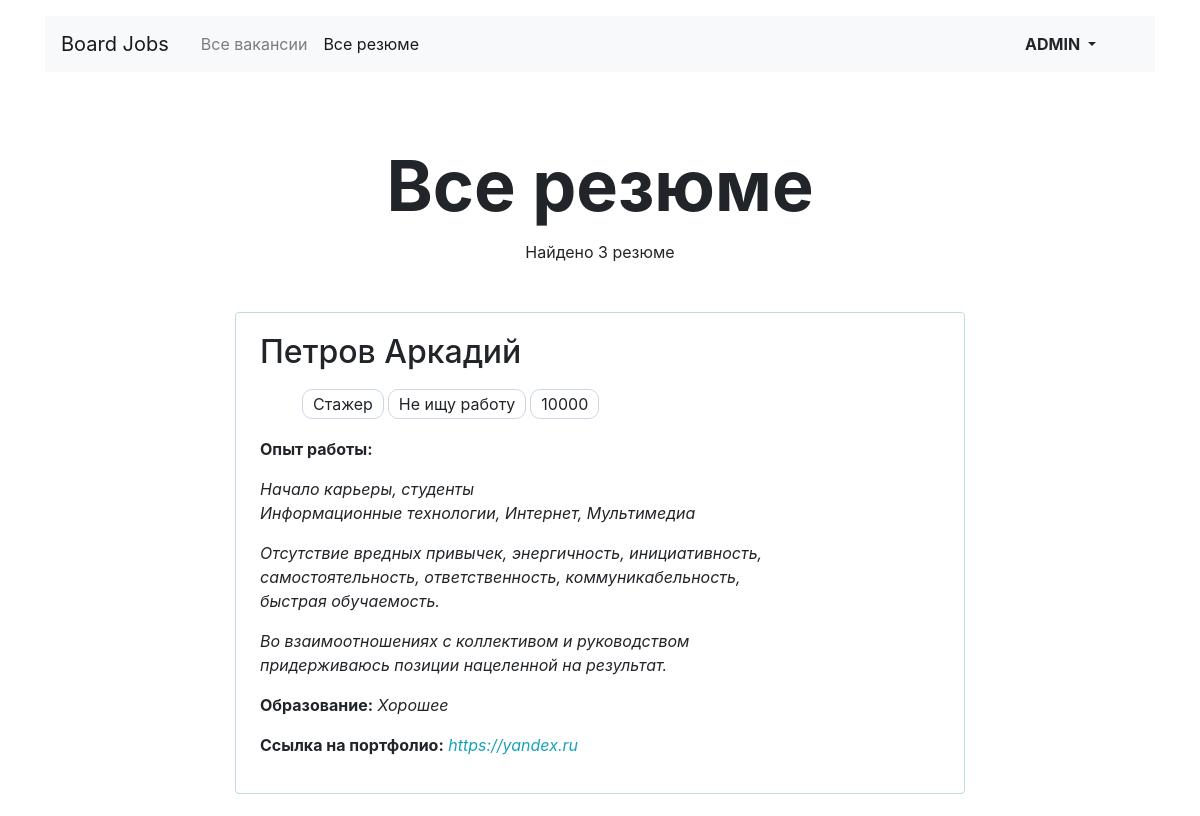
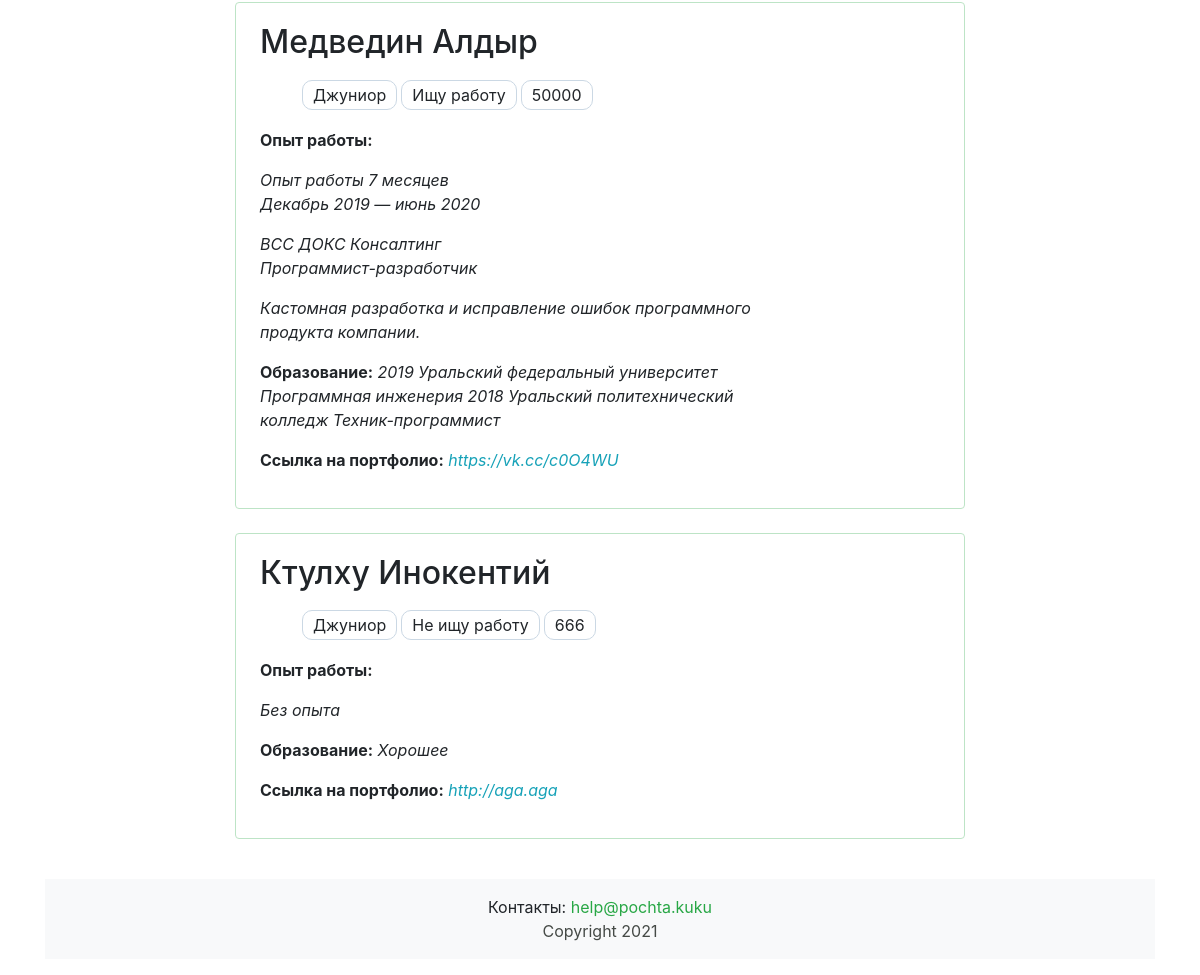
Screenshot of /resumes (signed in) with the database file from the repository (2 pictures, top to bottom).
### vacancies/models.py (models this page shows, shortened)
class Resume(models.Model):
    CHOICES_STATUS = (
        ('1', 'Не ищу работу'),
        ('2', 'Рассматриваю предложения'),
        ('3', 'Ищу работу'),
    )
    CHOICES_GRADE = (
        ('1', 'Стажер'),
        ('2', 'Джуниор'),
        ('3', 'Миддл'),
        ('4', 'Синьор'),
        ('5', 'Лид'),
    )
    user = models.OneToOneField(User, on_delete=models.CASCADE, related_name="resumes")
    name = models.CharField("имя", max_length=15)
    surname = models.CharField("фамилия", max_length=30)
    status = models.CharField("готовность к работе", max_length=10, choices=CHOICES_STATUS)
    specialty = models.ForeignKey(Specialty, on_delete=models.CASCADE, max_length=30, verbose_name="специализация")
    salary = models.IntegerField("ожидаемое вознаграждение")
    grade = models.CharField("квалификация", max_length=10, choices=CHOICES_GRADE)
    education = models.TextField("образование", max_length=1000)
    experience = models.TextField("опыт работы", max_length=1000)
    portfolio = models.URLField("ссылка на портфолио", max_length=100)
    def status_verbose(self):
        return dict(Resume.CHOICES_STATUS)[self.status]
    def grade_verbose(self):
        return dict(Resume.CHOICES_GRADE)[self.grade]
    class Meta:
        verbose_name = "резюме"
        verbose_name_plural = "резюме"
        ordering = ['id']

### vacancies/views.py (the view)
# urls.py: path('resumes', ResumesView.as_view(), name='resumes'),  # все резюме
class ResumesView(ListView):
    template_name = 'vacancies/resumes.html'
    model = Resume
    context_object_name = 'resumes'
    paginate_by = 3
    def get(self, request, *args, **kwargs):
        try:
            Company.objects.get(owner_id=request.user.id)
        except Company.DoesNotExist:
            return redirect('resumes_access')
        else:
            return super().get(request, *args, **kwargs)
    def get_queryset(self, **kwargs):
        return self.model.objects.all()
    def get_context_data(self, **kwargs):
        context = super(ResumesView, self).get_context_data(**kwargs)
        context['resumes_count'] = Resume.objects.count()
        return context

### vacancies/templatetags/my_filters.py (called while the page is built)
@register.filter()
def list_li(tags_str):
    tags_str = str(tags_str)
    tags_str = tags_str.split(',')
    tags = '</li><li>'.join(tags_str)
    return f'<li>{tags}</li>'

### vacancies/templates/vacancies/resumes.html (shortened to what this page needs)
{% extends 'vacancies/base.html' %}
{% load bootstrap_pagination %}
{% load my_filters %}
{% block container %}
    <main class="container mt-3">
        <section>
            <h1 class="h1 text-center mx-auto mt-4 pt-5" style="font-size: 70px;"><strong>
                Все резюме</strong>
            </h1>
            <p class="text-center pt-1">Найдено {{ resumes_count }} резюме</p>
            <div class="row mt-5">
                <div class="col-12 col-lg-8 offset-lg-2 m-auto">
                    {% for resume in resumes %}
                        <div class="card mb-4">
                            <div class="card-body px-4">
                                <div class="row">
                                    <div class="col-12 col-md-8 col-lg-9">
                                        <h2 class="h2-name h2 pb-2">{{ resume.surname }} {{ resume.name }}</h2>
                                        <ul class="ul_skills">
                                        {{ resume.grade_verbose|list_li|safe|escape }}
                                        {{ resume.status_verbose|list_li|safe|escape }}
                                        {{ resume.salary|list_li|safe|escape }}</ul>
                                        <p><strong>Опыт работы:</strong> <em>{{ resume.experience|linebreaks }}</em></p>
                                        <p><strong>Образование:</strong> <em>{{ resume.education|truncatechars:150|striptags }}</em>
                                        </p>
                                        <p><strong>Ссылка на портфолио:</strong> <em><a href="{{ resume.portfolio }}" class="text-info"
                                                                       target="_blank">{{ resume.portfolio }}</a></em>
                                        </p>
                                    </div>
                                </div>
                            </div>
                        </div>
                    {% endfor %}
                </div>
            </div>
        </section>
    </main>
{% endblock %}

### vacancies/templates/vacancies/base.html (shortened to what this page needs)
<!DOCTYPE html>
{% load static %}
<html lang="ru">
<head>
    <link rel="stylesheet" href="https://stackpath.bootstrapcdn.com/bootstrap/4.3.1/css/bootstrap.min.css"
>
    <link rel="stylesheet" type="text/css" href="{% static 'css/style_vacancy.css' %}">
</head>
<body>
<header class="container mt-3">
    <nav class="navbar navbar-expand-lg navbar-light bg-light">
        <a class="navbar-brand mr-4" href="{% if request.path == '/' %}#{% else %}/{% endif %}">Board Jobs</a>
        <div class="collapse navbar-collapse justify-content-between" id="navbarNav">
            <ul class="navbar-nav col-10">
                <li class="nav-item">
                    {% if request.path == '/vacancies' %}
                        <a class="nav-link active" href="#">Все вакансии</a>
                    {% else %}
                        <a class="nav-link" href="{% url 'vacancies' %}">Все вакансии</a>
                    {% endif %}
                </li>
                <li class="nav-item">
                    {% if 'resumes' in request.path %}
                        <a class="nav-link active" href="#">Все резюме</a>
                    {% else %}
                        <a class="nav-link" href="{% url 'resumes' %}">Все резюме</a>
                    {% endif %}
                </li>
            </ul>
            <ul class="navbar-nav col-2 justify-content-end">
                {% if request.user.is_authenticated %}
                    <ul class="navbar-nav col-2 justify-content-end">
                        <li class="nav-item active">
                            <div class="btn-group">
                                <button type="button" class="btn dropdown-toggle font-weight-bold"
                                        data-toggle="dropdown"
                                        aria-haspopup="true" aria-expanded="false">
                                    {{ user|upper }}
                                </button>
                            </div>
                        </li>
                    </ul>
                {% else %}
                    <li class="nav-item">
                        <a href="{% url 'login' %}" class="nav-link font-weight-bold">Вход</a>
                    </li>
                {% endif %}
            </ul>
        </div>
    </nav>
</header>
{% block container %} {% endblock %}
<footer class="container mt-3">
    <div class="footer bg-light mb-3 p-3">
        <div class="contact">
            Контакты: <a href="mailto:help@pochta.kuku" class="text-success">help@pochta.kuku</a>
        </div>
        <div>
            <a href="#top">Copyright {% now "Y" %}</a>
        </div>
    </div>
</footer>
</body>
</html>

### vacancies/static/css/style_vacancy.css (style rules this page uses)
.ul_skills { display: inline-flex; list-style-type: none; flex-wrap: wrap; }
.ul_skills li { border: 1px solid #cbd8e4; padding: 2px 10px; margin: 2px; border-radius: 10px; }
.btn { min-width: 75px; }
.card { border: 1px solid rgb(189 228 198); }
.footer { text-align: center; }
a { color: #454a46; }

### rows the page displays
Resume: surname "Петров", name "Аркадий", grade_verbose|list_li "Стажер", status_verbose|list_li "Не ищу работу", salary|list_li "10000", experience "Информационные технологии, Интернет, Мультимедиа Отсутствие вредных привычек, энергичность, инициативность, самостоятельность, ответственность, коммуникабельность, быстрая обучаемость. Во взаимоотношениях с коллективом и руководством придерживаюсь позиции нацеленной на результат.", education "Хорошее", portfolio "https://yandex.ru"
Resume: surname "Медведин", name "Алдыр", grade_verbose|list_li "Джуниор", status_verbose|list_li "Ищу работу", salary|list_li "50000", experience "Декабрь 2019 — июнь 2020 ВСС ДОКС Консалтинг Программист-разработчик Кастомная разработка и исправление ошибок программного продукта компании.", education "2019 Уральский федеральный университет Программная инженерия 2018 Уральский политехнический колледж Техник-программист", portfolio "https://vk.cc/c0O4WU"
Resume: surname "Ктулху", name "Инокентий", grade_verbose|list_li "Джуниор", status_verbose|list_li "Не ищу работу", salary|list_li "666", education "Хорошее", portfolio "http://aga.aga"

### other values shown
{{ user|upper }} "ADMIN"
{{ resumes_count }} "3"
